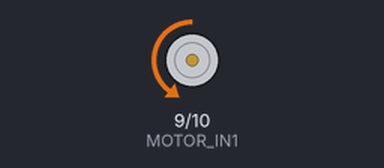
Bench run of a program on a simulated Arduino Uno, built with avr-gcc and run on an emulated ATmega328P. On the bench: motor-driver pin pairs drawn as motors (green arrow = first pin HIGH = forward, orange = second pin HIGH = backward, longer = more drive). What the program prints to the serial monitor is not drawn.

Above: at 0.05 s.
At 19.95 s:
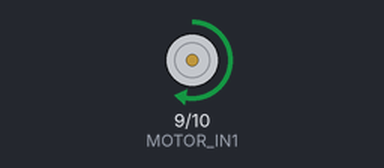
At 29.85 s:
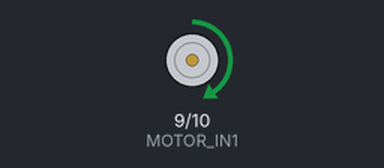
At 39.85 s:
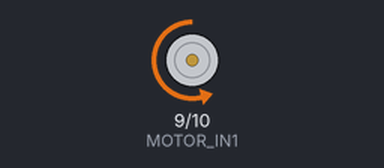
Timing chart, 0 to 40.0 s (numbered marks = the images above):
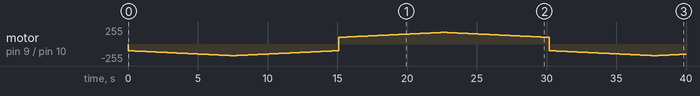

The program:

main.cpp
```cpp
#include <Arduino.h>
// Basic sketch for trying out the Adafruit DRV8871 Breakout

#define MOTOR_IN1 9
#define MOTOR_IN2 10

void setup() {
  Serial.begin(115200);

  Serial.println("DRV8871 test");

  pinMode(MOTOR_IN1, OUTPUT);
  pinMode(MOTOR_IN2, OUTPUT);
}

void loop() {

  // ramp up forward
  //i=0 0%, i= 255=100% pwm
  analogWrite(MOTOR_IN1, 0); //need to set PWM to 0 to stop it, digital write is not enough
  digitalWrite(MOTOR_IN1, LOW);
  for (int i=100; i<175; i++) {
    analogWrite(MOTOR_IN2, i);
    delay(100);
  }

  // forward full speed for one second
  //delay(1000);

  // ramp down forward
  for (int i=175; i>=100; i--) {
    analogWrite(MOTOR_IN2, i);
    delay(100);
  }
  analogWrite(MOTOR_IN2, 0);
  // ramp up backward
  digitalWrite(MOTOR_IN2, LOW);
  for (int i=100; i<175; i++) {
    analogWrite(MOTOR_IN1, i);
    delay(100);
  }

  // backward full speed for one second
  //delay(1000);

  // ramp down backward
  for (int i=175; i>=100; i--) {
    analogWrite(MOTOR_IN1, i);
    delay(100);
  }
}
```

Measured:
- by itself, motor on pin 9 (MOTOR_IN1) / pin 10 (MOTOR_IN2): stopped → backward 100/255 at 0.00 s, → backward 101/255 0.10 s later, → backward 102/255 0.10 s later, → backward 103/255 0.10 s later, … (400 changes in this stretch)
